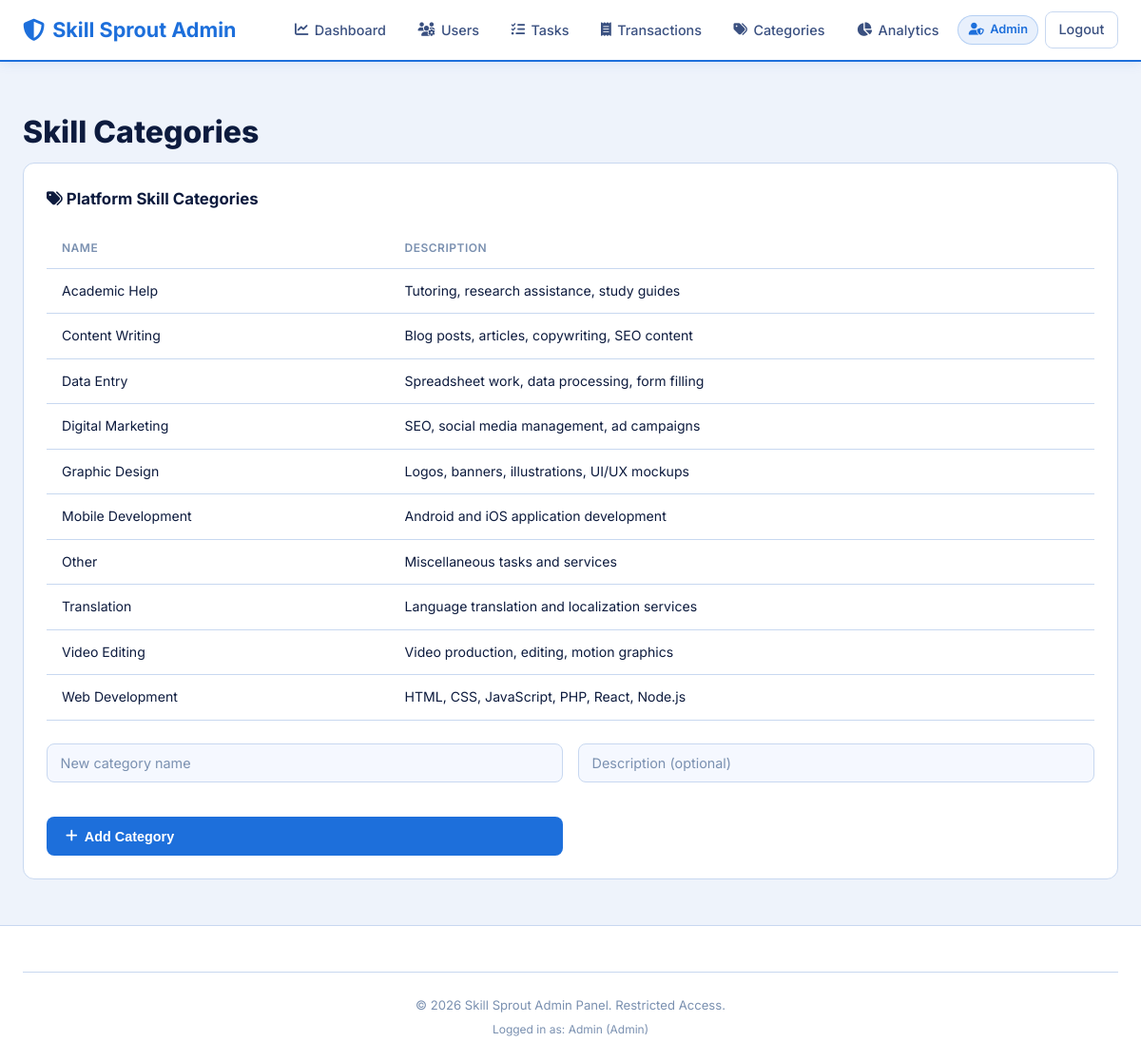
Screenshot of /admin/settings.php (signed in) with the database file from the repository.
### tables this page shows
CREATE TABLE IF NOT EXISTS `skill_categories` (
  `category_id`   INT AUTO_INCREMENT PRIMARY KEY,
  `name`          VARCHAR(100) NOT NULL UNIQUE,
  `description`   VARCHAR(500) DEFAULT NULL,
  `created_at`    TIMESTAMP DEFAULT CURRENT_TIMESTAMP
);

### admin/settings.php (the view, shortened to what this page needs)
<?php
include '../includes/header3.php';
$categories = mysqli_query($conn, "SELECT * FROM skill_categories ORDER BY name");
?>
<section class="section">
    <div class="container">
        <h1 class="page-title">Skill Categories</h1>
        <div class="admin-panel">
            <h3><i class="fas fa-tags"></i> Platform Skill Categories</h3>
            <div class="table-responsive">
                <table class="data-table">
                    <thead><tr><th>Name</th><th>Description</th></tr></thead>
                    <tbody>
                        <?php while ($cat = mysqli_fetch_assoc($categories)): ?>
                            <tr>
                                <td><?php echo htmlspecialchars($cat["name"]); ?></td>
                                <td><?php echo htmlspecialchars($cat["description"] ?? "—"); ?></td>
                            </tr>
                        <?php endwhile; ?>
                    </tbody>
                </table>
            </div>
            <form method="POST" style="margin-top: 1.5rem;">
                <div class="form-row">
                    <div class="form-group">
                        <input type="text" name="category_name" placeholder="New category name" required>
                    </div>
                    <div class="form-group">
                        <input type="text" name="category_description" placeholder="Description (optional)">
                    </div>
                    <button type="submit" name="add_category" class="btn btn-primary"><i class="fas fa-plus"></i> Add Category</button>
                </div>
            </form>
        </div>
    </div>
</section>
<?php include '../includes/footer3.php'; ?>

### includes/header3.php (shortened to what this page needs)
<?php
$admin_name = $_SESSION["name"];
$admin_role = $_SESSION["role"];
?>
<!DOCTYPE html>
<html lang="en">
<head>
    <link rel="stylesheet" href="<?php echo BASE_URL; ?>/assets/css/style.css">
    <link rel="stylesheet" href="https://cdnjs.cloudflare.com/ajax/libs/font-awesome/6.5.0/css/all.min.css">
</head>
<body class="admin-body">
    <nav class="navbar admin-navbar">
        <div class="nav-container">
            <a href="<?php echo BASE_URL; ?>/admin/dashboard.php" class="nav-logo">
                <i class="fas fa-shield-halved"></i> Skill Sprout Admin
            </a>
            <ul class="nav-links" id="navLinks">
                <li><a href="<?php echo BASE_URL; ?>/admin/dashboard.php"><i class="fas fa-chart-line"></i> Dashboard</a></li>
                <li><a href="<?php echo BASE_URL; ?>/admin/manage_users.php"><i class="fas fa-users-cog"></i> Users</a></li>
                <li><a href="<?php echo BASE_URL; ?>/admin/manage_tasks.php"><i class="fas fa-tasks"></i> Tasks</a></li>
                <li><a href="<?php echo BASE_URL; ?>/admin/transactions.php"><i class="fas fa-receipt"></i> Transactions</a></li>
                <?php if ($admin_role === 'admin'): ?>
                <li><a href="<?php echo BASE_URL; ?>/admin/settings.php"><i class="fas fa-tags"></i> Categories</a></li>
                <?php endif; ?>
                <li><a href="<?php echo BASE_URL; ?>/admin/analytics.php"><i class="fas fa-chart-pie"></i> Analytics</a></li>
                <li class="nav-user-section">
                    <span class="nav-admin-badge">
                        <i class="fas fa-user-shield"></i>
                        <?php echo htmlspecialchars($admin_name); ?>
                    </span>
                </li>
                <li><a href="<?php echo BASE_URL; ?>/admin/logout.php" class="btn btn-outline btn-sm">Logout</a></li>
            </ul>
        </div>
    </nav>
    <main class="main-content admin-content">

### includes/footer3.php (shortened to what this page needs)
    </main>
    <footer class="footer admin-footer">
        <div class="footer-container">
            <div class="footer-bottom">
                <p>&copy; <?php echo date("Y"); ?> Skill Sprout Admin Panel. Restricted Access.</p>
                <p class="footer-meta">Logged in as: <?php echo htmlspecialchars($admin_name); ?> (<?php echo ucfirst($admin_role); ?>)</p>
            </div>
        </div>
    </footer>
</body>
</html>

### rows the page displays
skill_categories: name "Academic Help", description "Tutoring, research assistance, study guides"
skill_categories: name "Content Writing", description "Blog posts, articles, copywriting, SEO content"
skill_categories: name "Data Entry", description "Spreadsheet work, data processing, form filling"
skill_categories: name "Digital Marketing", description "SEO, social media management, ad campaigns"
skill_categories: name "Graphic Design", description "Logos, banners, illustrations, UI/UX mockups"
skill_categories: name "Mobile Development", description "Android and iOS application development"
skill_categories: name "Other", description "Miscellaneous tasks and services"
skill_categories: name "Translation", description "Language translation and localization services"
skill_categories: name "Video Editing", description "Video production, editing, motion graphics"
skill_categories: name "Web Development", description "HTML, CSS, JavaScript, PHP, React, Node.js"

### other values shown
$admin_name "Admin"
$admin_role "Admin"
